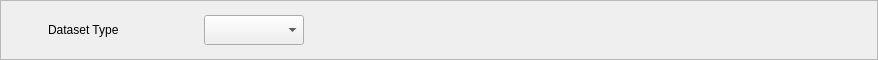
                  <widget class="QFrame" name="Frame_CreateDataset_DatasetType">
                   <property name="sizePolicy">
                    <sizepolicy hsizetype="Preferred" vsizetype="Fixed">
                     <horstretch>0</horstretch>
                     <verstretch>0</verstretch>
                    </sizepolicy>
                   </property>
                   <property name="minimumSize">
                    <size>
                     <width>0</width>
                     <height>60</height>
                    </size>
                   </property>
                   <property name="maximumSize">
                    <size>
                     <width>16777215</width>
                     <height>60</height>
                    </size>
                   </property>
                   <property name="styleSheet">
                    <string notr="true">QFrame#Frame_CreateDataset_DatasetType
{
	border-top:1px solid rgb(226, 226, 226);
	border-bottom:2px solid rgb(226, 226, 226);
	border-left:2px solid rgb(226, 226, 226);
	border-right:2px solid rgb(226, 226, 226);
	background-color: rgb(247, 247, 247);
}</string>
                   </property>
                   <property name="frameShape">
                    <enum>QFrame::StyledPanel</enum>
                   </property>
                   <property name="frameShadow">
                    <enum>QFrame::Raised</enum>
                   </property>
                   <layout class="QHBoxLayout" name="horizontalLayout_26">
                    <item>
                     <widget class="QLabel" name="Label_CreateDataset_DatasetType">
                      <property name="sizePolicy">
                       <sizepolicy hsizetype="Fixed" vsizetype="Fixed">
                        <horstretch>0</horstretch>
                        <verstretch>0</verstretch>
                       </sizepolicy>
                      </property>
                      <property name="minimumSize">
                       <size>
                        <width>30</width>
                        <height>30</height>
                       </size>
                      </property>
                      <property name="maximumSize">
                       <size>
                        <width>30</width>
                        <height>30</height>
                       </size>
                      </property>
                      <property name="styleSheet">
                       <string notr="true">border-image: url(:/Icon/State/RedLight.png);</string>
                      </property>
                      <property name="text">
                       <string/>
                      </property>
                     </widget>
                    </item>
                    <item>
                     <widget class="QLabel" name="label_14">
                      <property name="sizePolicy">
                       <sizepolicy hsizetype="Fixed" vsizetype="Fixed">
                        <horstretch>0</horstretch>
                        <verstretch>0</verstretch>
                       </sizepolicy>
                      </property>
                      <property name="minimumSize">
                       <size>
                        <width>150</width>
                        <height>30</height>
                       </size>
                      </property>
                      <property name="maximumSize">
                       <size>
                        <width>150</width>
                        <height>30</height>
                       </size>
                      </property>
                      <property name="styleSheet">
                       <string notr="true">QLabel
{
	border:0px;
	
	font: 87 10pt &quot;Arial Black&quot;;
}</string>
                      </property>
                      <property name="text">
                       <string>Dataset Type</string>
                      </property>
                      <property name="alignment">
                       <set>Qt::AlignLeading|Qt::AlignLeft|Qt::AlignVCenter</set>
                      </property>
                     </widget>
                    </item>
                    <item>
                     <widget class="QComboBox" name="ComboBox_CreateDataset_DatasetType">
                      <property name="sizePolicy">
                       <sizepolicy hsizetype="Fixed" vsizetype="Fixed">
                        <horstretch>0</horstretch>
                        <verstretch>0</verstretch>
                       </sizepolicy>
                      </property>
                      <property name="minimumSize">
                       <size>
                        <width>100</width>
                        <height>30</height>
                       </size>
                      </property>
                      <property name="maximumSize">
                       <size>
                        <width>100</width>
                        <height>30</height>
                       </size>
                      </property>
                     </widget>
                    </item>
                    <item>
                     <spacer name="horizontalSpacer_13">
                      <property name="orientation">
                       <enum>Qt::Horizontal</enum>
                      </property>
                      <property name="sizeHint" stdset="0">
                       <size>
                        <width>562</width>
                        <height>20</height>
                       </size>
                      </property>
                     </spacer>
                    </item>
                   </layout>
                  </widget>
